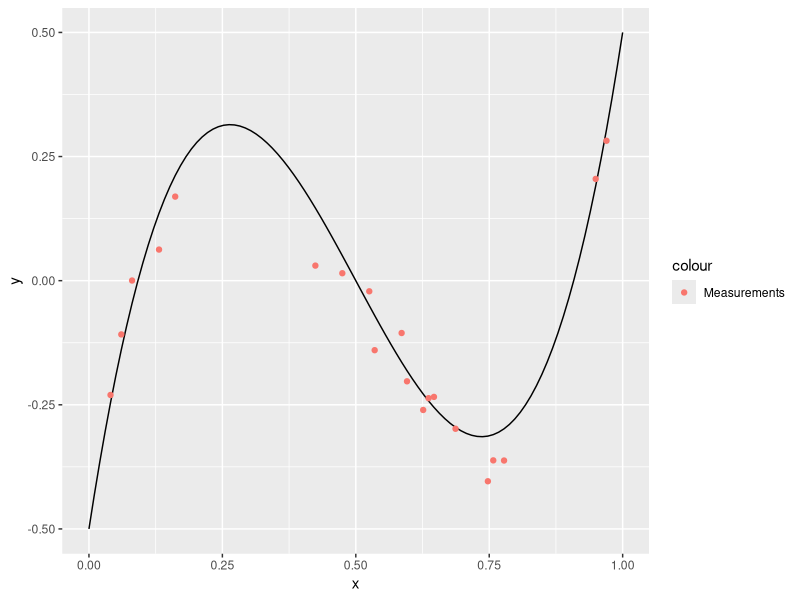
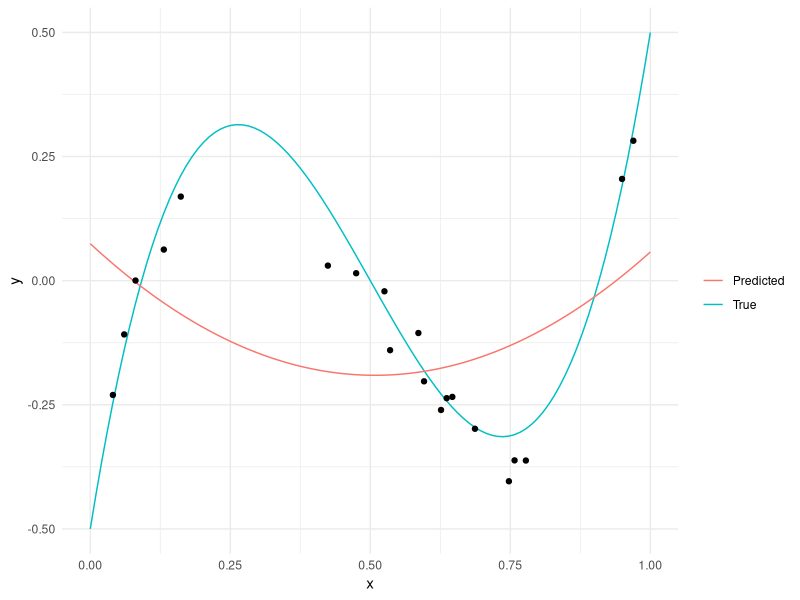
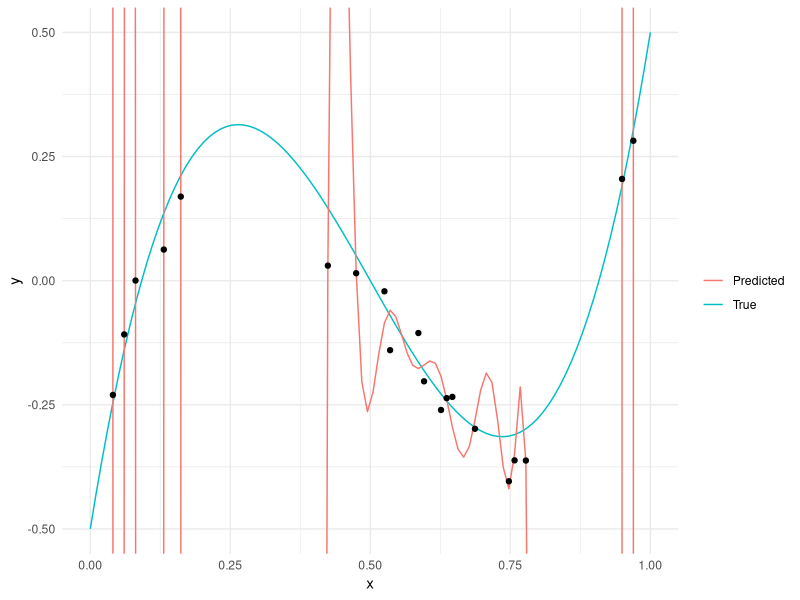
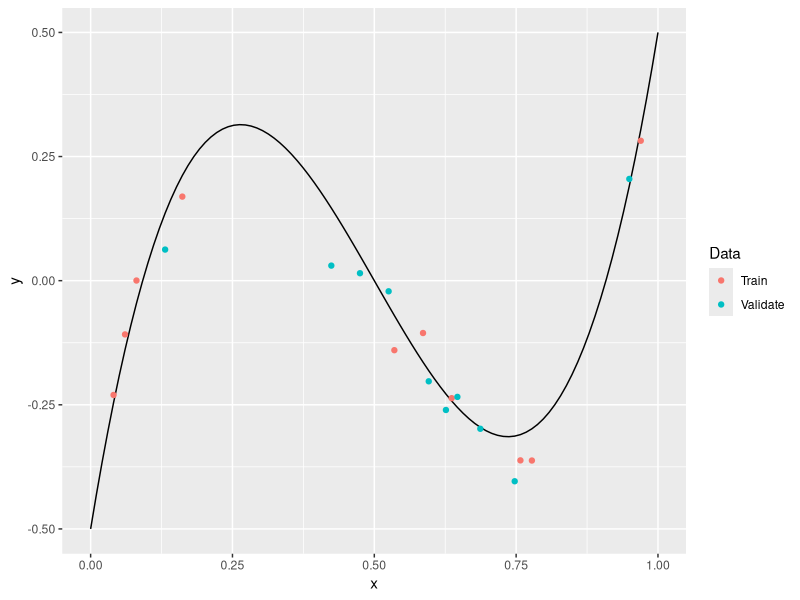
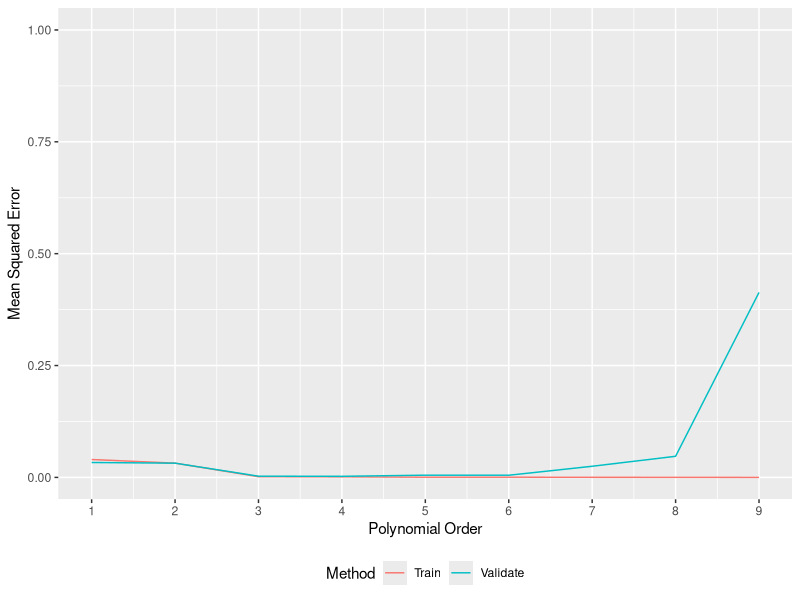
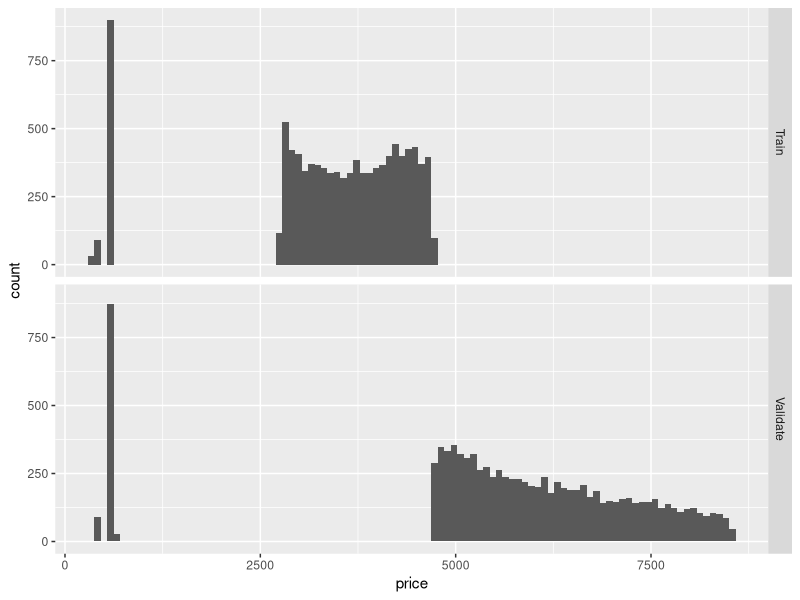

Write R code to recreate these figures, in order.
## ---- chunk 1
library(tidyverse)
library(modelr)
library(broom)
## ---- chunk 2
## NOTE: No need to edit this chunk
set.seed(101)

# Ground-truth function we seek to approximate
fcn_true <- function(x) {12 * (x - 0.5)^3 - 2 * x + 1}

# Generate data
n_samples <- 100
df_truth <-
  tibble(x = seq(0, 1, length.out = n_samples)) %>%
  mutate(
    y = fcn_true(x),                     # True values
    y_meas = y + 0.05 * rnorm(n_samples) # Measured with noise
  )

# Select training data
df_measurements <-
  df_truth %>%
  slice_sample(n = 20) %>%
  select(x, y_meas)

# Visualize
df_truth %>%
  ggplot(aes(x, y)) +
  geom_line() +
  geom_point(
    data = df_measurements,
    mapping = aes(y = y_meas, color = "Measurements")
  )
## ---- chunk 3
## NOTE: No need to edit this code; run and inspect
# Fit a polynomial of degree = 2
fit_d2 <-
  df_measurements %>%
  lm(
    data = .,
    formula = y_meas ~ poly(x, degree = 2)
  )

# Visualize the results
df_truth %>%
  add_predictions(fit_d2, var = "y_pred") %>%

  ggplot(aes(x)) +
  geom_line(aes(y = y, color = "True")) +
  geom_line(aes(y = y_pred, color = "Predicted")) +
  geom_point(data = df_measurements, aes(y = y_meas)) +

  scale_color_discrete(name = "") +
  theme_minimal()
## ---- chunk 4
## TASK: Fit a high-degree polynomial to df_measurements
fit_over <-
  fit_over <-
  df_measurements %>%
  lm(data = ., formula = y_meas ~ poly(x, degree = 17))


## NOTE: No need to modify code below
y_limits <-
  c(
    df_truth %>% pull(y) %>% min(),
    df_truth %>% pull(y) %>% max()
  )

df_truth %>%
  add_predictions(fit_over, var = "y_pred") %>%

  ggplot(aes(x)) +
  geom_line(aes(y = y, color = "True")) +
  geom_line(aes(y = y_pred, color = "Predicted")) +
  geom_point(data = df_measurements, aes(y = y_meas)) +

  scale_color_discrete(name = "") +
  coord_cartesian(ylim = y_limits) +
  theme_minimal()
## ---- chunk 5
# TASK: Compute the mse for fit_d2 and fit_over on df_measurements
mse(fit_d2, df_measurements)
mse(fit_over, df_measurements)
## ---- chunk 6
## NOTE: No need to edit this chunk
set.seed(101)

# Select "training" data from our available measurements
df_train <-
  df_measurements %>%
  slice_sample(n = 10)

# Use the remaining data as "validation" data
df_validate <-
  anti_join(
    df_measurements,
    df_train,
    by = "x"
  )

# Visualize the split
df_truth %>%
  ggplot(aes(x, y)) +
  geom_line() +
  geom_point(
    data = df_train %>% mutate(source = "Train"),
    mapping = aes(y = y_meas, color = source)
  ) +
  geom_point(
    data = df_validate %>% mutate(source = "Validate"),
    mapping = aes(y = y_meas, color = source)
  ) +

  scale_color_discrete(name = "Data")
## ---- chunk 7
## NOTE: No need to change this code
df_sweep <-
  map_dfr(
    seq(1, 9, by = 1),
    function(order) {
      # Fit a temporary model
      fit_tmp <-
        lm(
          data = df_train,
          formula = y_meas ~ poly(x, order)
        )

      # Compute error on the Train and Validate sets
      tibble(
        error_Train = mse(fit_tmp, df_train),
        error_Validate = mse(fit_tmp, df_validate),
        order = order
      )
    }
  ) %>%
  pivot_longer(
    names_to = c(".value", "source"),
    names_sep = "_",
    cols = matches("error")
  )
## ---- chunk 8
## NOTE: No need to edit; inspect and write your observations
df_sweep %>%
  ggplot(aes(order, error, color = source)) +
  geom_line() +

  # scale_y_log10() +
  scale_x_continuous(breaks = seq(1, 10, by = 1)) +
  scale_color_discrete(name = "Method") +
  coord_cartesian(ylim = c(1e-3, 1)) +
  theme(legend.position = "bottom") +
  labs(
    x = "Polynomial Order",
    y = "Mean Squared Error"
  )
## ---- chunk 9
diamonds %>%
  select(-price) %>%
  names()
## ---- chunk 10
## NOTE: No need to edit this setup
# Create a test-validate split
set.seed(101)
diamonds_randomized <-
  diamonds %>%
  slice(sample(dim(diamonds)[1]))

diamonds_train <-
  diamonds_randomized %>%
  slice(1:10000)

diamonds_validate <-
  diamonds_randomized %>%
  slice(10001:20000)

# Try to beat this naive model that uses all variables!
fit_full <-
  lm(
    data = diamonds_train,
    formula = price ~ . # The `.` notation here means "use all variables"
  )
## ---- chunk 11
## TODO: Modify the `formula` below to design your model
fit_q5 <-
 lm(
   data = diamonds_train,
   formula = price ~ carat + cut + clarity + color # Add more variables!
 )

# Compare the two models on the validation set
mse(fit_q5, diamonds_validate)
mse(fit_full, diamonds_validate)
## ---- chunk 12
## NOTE: No need to edit this part
diamonds_train_bad <-
  diamonds %>%
  slice(1:10000)

diamonds_validate_bad <-
  diamonds %>%
  slice(10001:20000)

## TODO: Visualize a histogram of prices for both `bad` sets.
bind_rows(
  diamonds_train_bad %>% mutate(source = "Train"),
  diamonds_validate_bad %>% mutate(source = "Validate")
) %>%
  ggplot(aes(price)) +
  geom_histogram(bins = 100) +

  facet_grid(source ~ .)
